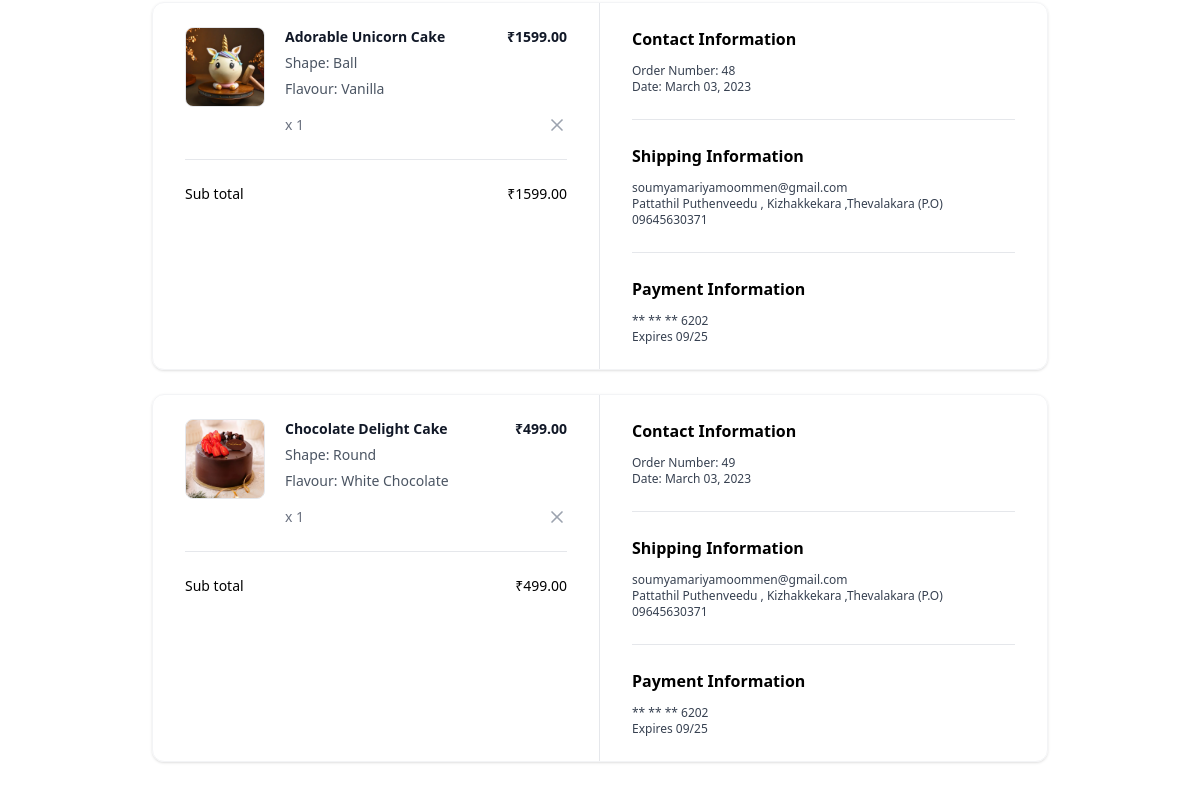
The app's page /orders/summary/ (signed in, lower part), older data.
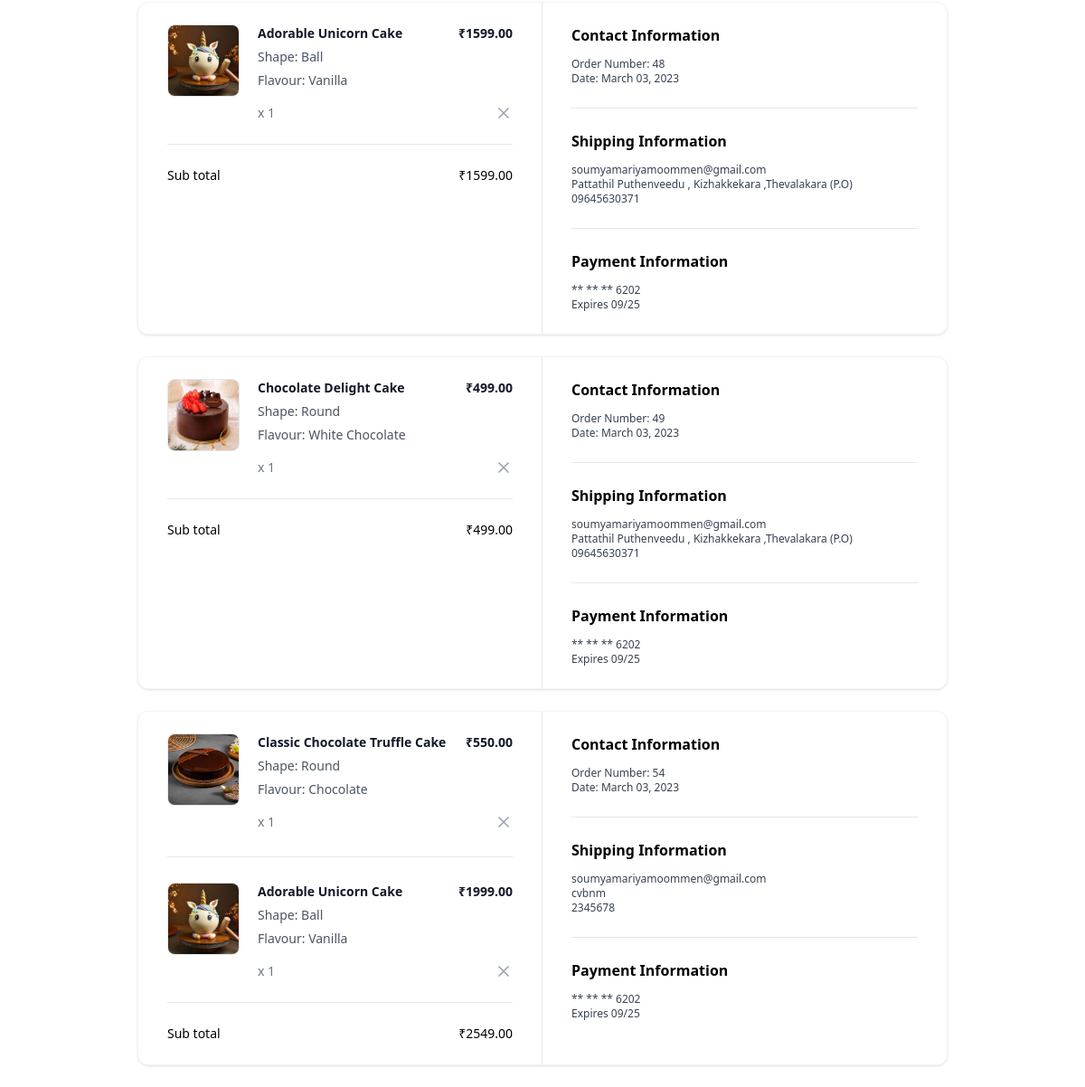
The same page, newer data.
### Cake/models.py (models this page shows, shortened)
class OrderItems(models.Model):
    order_object=models.ForeignKey(Order,on_delete=models.CASCADE,related_name="purchaseitems")
    basket_item_object=models.ForeignKey(BasketItem,on_delete=models.CASCADE)

class BasketItem(models.Model):
    cakevarient_object=models.ForeignKey(CakeVariant,on_delete=models.CASCADE)
    qty=models.PositiveIntegerField(default=1)
    occasion_object=models.ForeignKey(Occasion,on_delete=models.CASCADE,null=True)
    flavour_object=models.ForeignKey(Flavour,on_delete=models.CASCADE,null=True)
    shape_object=models.ForeignKey(Shape,on_delete=models.CASCADE,null=True)
    basket_object=models.ForeignKey(Basket,on_delete=models.CASCADE,related_name="cartitem")
    note = models.TextField(blank=True)
    created_date = models.DateTimeField(auto_now_add=True)
    updated_date = models.DateTimeField(auto_now=True)
    is_active = models.BooleanField(default=True)
    is_order_placed=models.BooleanField(default=False)
    @property
    def item_total(self):
        return self.qty*self.cakevarient_object.price

class CakeVariant(models.Model):
    WEIGHT_CHOICES = [
        (0.5, '0.5 kg'),
        (1, '1 kg'),
        (1.5, '1.5 kg'),
        (2, '2 kg'),
        (2.5,'2.5kg'),
        (3, '3 kg'),
        (4, '4 kg'),
        (5, '5 kg'),
        (200, '200 ml'),
        (375, '375 ml'),
    ]
    cake_object = models.ForeignKey(Cake, on_delete=models.CASCADE, related_name="cakeproduct")
    weight_in_kg = models.DecimalField(max_digits=10, decimal_places=2, choices=WEIGHT_CHOICES, default=1)
    price = models.DecimalField(max_digits=10, decimal_places=2, default=0)
    created_date = models.DateTimeField(auto_now_add=True)
    updated_date = models.DateTimeField(auto_now=True)
    is_active = models.BooleanField(default=True)

class Cake(models.Model):
    title = models.CharField(max_length=200, unique=True)
    description = models.TextField(null=True)
    image = models.ImageField(upload_to="cake_product_images", default="default.jpg", null=True, blank=True)
    category_object = models.ForeignKey(Category, on_delete=models.CASCADE,related_name="cakecategory")
    occasion_object = models.ManyToManyField(Occasion)
    flavour_object = models.ManyToManyField(Flavour)
    shape_object = models.ManyToManyField(Shape)
    created_date = models.DateTimeField(auto_now_add=True)
    updated_date = models.DateTimeField(auto_now=True)
    is_active = models.BooleanField(default=True)

class Shape(models.Model):
    name = models.CharField(max_length=200, unique=True)
    created_date = models.DateTimeField(auto_now_add=True)
    updated_date = models.DateTimeField(auto_now=True)
    is_active = models.BooleanField(default=True)
    def __str__(self):
        return self.name

class Flavour(models.Model):
    name = models.CharField(max_length=200, unique=True)
    created_date = models.DateTimeField(auto_now_add=True)
    updated_date = models.DateTimeField(auto_now=True)
    is_active = models.BooleanField(default=True)
    def __str__(self):
        return self.name

class Order(models.Model):
    user_object=models.ForeignKey(User,on_delete=models.CASCADE,related_name="purchase")
    delivery_address=models.CharField(max_length=200)
    phone=models.CharField(max_length=12)
    email=models.CharField(max_length=200,null=True)
    is_paid=models.BooleanField(default=False)
    total=models.PositiveIntegerField()
    order_id=models.CharField(max_length=200,null=True)
    options=(
        ("cod","cod"),
        ("online","online")
    )
    payment=models.CharField(max_length=200,choices=options,default="cod")
    option=(
        ("order-placed","order-placed"),
        ("intransit","intransit"),
        ("dispatched","dispatched"),
        ("delivered","delivered"),
        ("cancelled","cancelled")
    )
    status=models.CharField(max_length=200,choices=option,default="order-placed")
    @property
    def get_order_items(self):
        return self.purchaseitems.all()
    @property
    def get_order_total(self):
        purchase_items=self.get_order_items
        order_total=0
        if purchase_items:
            order_total=sum([pi.basket_item_object.item_total for pi in purchase_items])
            return order_total

### Cake/views.py (the view)
# urls.py: path("orders/summary/",views.OrderSummaryView.as_view(),name="order-summary"),
class OrderSummaryView(View):
    def get(self,request,*args, **kwargs):
        qs=Order.objects.filter(user_object=request.user).exclude(status="cancelled")
        return render(request,"order_summary.html",{"data":qs})

### Cake/context_processors.py (called while the page is built)
def basket_count(request):
    if request.user.is_authenticated:
        count=request.user.cart.cart_item_count
        return {"cart_count":count}
    else:
        return {"cart_count":0}

### Cake/models.py (called while the page is built)
    @property
    def cart_items(self):
        return self.cartitem.filter(is_order_placed=False)

    @property
    def cart_item_count(self):
        return self.cart_items.count()

### Cake/templates/order_summary.html (shortened to what the changed rows need)
<!DOCTYPE html>
<html lang="en">
<head>
    <script src="https://cdn.tailwindcss.com"></script>
</head>
<body>
    {%for o in data%}
    {%if o.get_order_items%}
    <div class="mx-auto my-4 max-w-4xl md:my-6">
        <div class="overflow-hidden rounded-xl border border-gray-100 shadow">
          <div class="grid grid-cols-1 md:grid-cols-2">
            <div class="px-5 py-6 md:border-r md:border-r-gray-200 md:px-8">
              <div class="flow-root">
                <ul class="-my-7 divide-y divide-gray-200">
                    {%for oi in o.get_order_items%}
                    <li class="flex items-stretch justify-between space-x-5 py-7">
                        <div class="flex flex-1 items-stretch">
                          <div class="flex-shrink-0">
                            <img
                              class="h-20 w-20 rounded-lg border border-gray-200 object-contain"
                              src="{{oi.basket_item_object.cakevarient_object.cake_object.image.url}}"
                              alt="https://static.nike.com/a/images/c_limit,w_592,f_auto/t_product_v1/54a510de-a406-41b2-8d62-7f8c587c9a7e/air-force-1-07-lv8-shoes-9KwrSk.png"
                            />
                          </div>
                          <div class="ml-5 flex flex-col justify-between">
                            <div class="flex-1">
                              <p class="text-sm font-bold text-gray-900">
                                {{oi.basket_item_object.cakevarient_object.cake_object.title}}
                              </p>
                              <p class="mt-1.5 text-sm font-medium text-gray-600">
                                Shape: {{oi.basket_item_object.shape_object}}
                              </p>
                              <p class="mt-1.5 text-sm font-medium text-gray-600">
                                Flavour: {{oi.basket_item_object.flavour_object}}
                              </p>
                            </div>
                            <p class="mt-4 text-sm font-medium text-gray-500">x {{oi.basket_item_object.qty}}</p>
                          </div>
                        </div>
                        <div class="ml-auto flex flex-col items-end justify-between">
                          <p class="text-right text-sm font-bold text-gray-900">
                            ₹{{oi.basket_item_object.item_total}}
                          </p>
                          <a
                            href="{%url 'order-item-remove' oi.id%}"
                            type="button"
                            class="-m-2 inline-flex rounded p-2 text-gray-400 transition-all duration-200 hover:text-gray-900 focus:outline-none focus:ring-2 focus:ring-gray-900 focus:ring-offset-2"
                          >
                            <svg
                              xmlns="http://www.w3.org/2000/svg"
                              width="24"
                              height="24"
                              viewBox="0 0 24 24"
                              fill="none"
                              stroke="currentColor"
                              stroke-width="2"
                              stroke-linecap="round"
                              stroke-linejoin="round"
                              class="h-5 w-5"
                            >
                              <line x1="18" y1="6" x2="6" y2="18"></line>
                              <line x1="6" y1="6" x2="18" y2="18"></line>
                            </svg>
                        </a>
                        </div>
                      </li>
                    {%endfor%}
                </ul>
                <hr class="mt-6 border-gray-200" />
                <ul class="mt-6 space-y-3">
                  <li class="flex items-center justify-between">
                    <p class="text-sm font-medium">Sub total</p>
                    <p class="text-sm font-medium">₹{{o.get_order_total}}</p>
                  </li>
                </ul>
              </div>
            </div>
            <div class="px-5 py-6 md:px-8">
              <div class="flow-root">
                <div class="-my-6 divide-y divide-gray-200">
                  <div class="py-6">
                    <h2 class="text-base font-bold text-black">
                      Contact Information
                    </h2>
                    <p class="fontmedium mt-3 text-xs text-gray-700">
                      Order Number: {{o.id}}
                    </p>
                    <p class="text-xs font-medium text-gray-700">
                      Date: March 03, 2023
                    </p>
                  </div>
                  <div class="py-6">
                    <h2 class="mb-2 text-base font-bold text-black">
                      Shipping Information
                    </h2>
                    <p class="mt-3 text-xs font-medium text-gray-700">{{o.email}}</p>
                    <p class="text-xs font-medium text-gray-700">
                      {{o.delivery_address}}
                    </p>
                    <p class="text-xs font-medium text-gray-700">{{o.phone}}</p>
                  </div>
                  <div class="py-6">
                    <h2 class="text-base font-bold text-black">
                      Payment Information
                    </h2>
                    <p class="mt-3 text-xs font-medium text-gray-700">
                      ** ** ** 6202
                    </p>
                    <p class="text-xs font-medium text-gray-700">Expires 09/25</p>
                  </div>
                </div>
              </div>
            </div>
          </div>
        </div>
      </div>
    {%endif%}
    {%endfor%}
</body>

Row changes from the older to the newer data that the page shows:
added Order: get_order_total "2549.00", id "54", email "soumyamariyamoommen@gmail.com", delivery_address "cvbnm", phone "2345678"
added OrderItems: basket_item_object.cakevarient_object.cake_object.image (picture), basket_item_object.cakevarient_object.cake_object "Classic Chocolate Truffle Cake", basket_item_object.shape_object "Round", basket_item_object.flavour_object "Chocolate", basket_item_object.qty "1", basket_item_object.item_total "550.00", shown under "2549.00"
added OrderItems: basket_item_object.cakevarient_object.cake_object.image (picture), basket_item_object.cakevarient_object.cake_object "Adorable Unicorn Cake", basket_item_object.shape_object "Ball", basket_item_object.flavour_object "Vanilla", basket_item_object.qty "1", basket_item_object.item_total "1999.00", shown under "2549.00"
